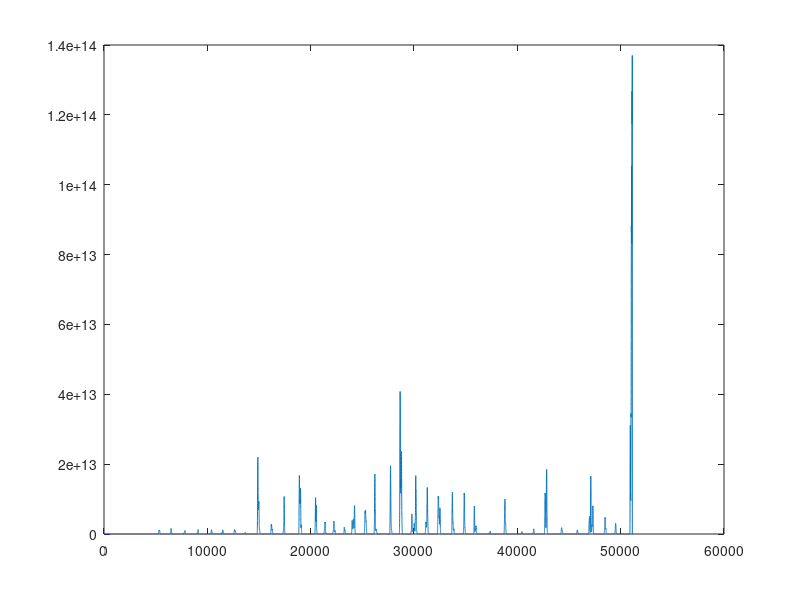

Write the MATLAB code that produced this figure. (Note: this script raises an error after producing the figure.)
clear all;
close all;
clc;

% Importing data 
IMU0x2Dalpha = importdata('IMU0x2Dalpha.mat'); 
IMU0x2Domega = importdata('IMU0x2Domega.mat');

%第一列是时刻数据
time = IMU0x2Domega(:,1)';

intervals = zeros(1, length(time));
%第一个元素为什么特殊处理
intervals(1) = ((time(2) - time(1))/2) + time(1)/2;
intervals(2:length(intervals)) = time(2:length(time))-time(1:length(time)-1);

total_sample = length(IMU0x2Domega(:,1));

%MTI只能输出正的？转换成short型就有负的了
offset_acc_x = 33123;
offset_acc_y = 33276;
offset_acc_z = 32360;
offset_gyro_x = 32768;
offset_gyro_y = 32466;
offset_gyro_z = 32485;
%l3g4200的零偏
%offset_acc_x = 33123;
%offset_acc_y = 33276;
%offset_acc_z = 32360;
%offset_gyro_x = 32768;
%offset_gyro_y = 32466;
%offset_gyro_z = 32485;

%去除零偏的值，公式6括号中的值，这里是减
a_xp = IMU0x2Dalpha(:,2)' - offset_acc_x*ones(1,total_sample);
a_yp = IMU0x2Dalpha(:,3)' - offset_acc_y*ones(1,total_sample);
a_zp = IMU0x2Dalpha(:,4)' - offset_acc_z*ones(1,total_sample);
omega_x = IMU0x2Domega(:,2)' - offset_gyro_x*ones(1,total_sample);
omega_y = IMU0x2Domega(:,3)' - offset_gyro_y*ones(1,total_sample);
omega_z = IMU0x2Domega(:,4)' - offset_gyro_z*ones(1,total_sample);
%l3g4200用
%a_xp = IMU0x2Dalpha(:,2)' + offset_acc_x*ones(1,total_sample);
%a_yp = IMU0x2Dalpha(:,3)' + offset_acc_y*ones(1,total_sample);
%a_zp = IMU0x2Dalpha(:,4)' + offset_acc_z*ones(1,total_sample);
%omega_x = IMU0x2Domega(:,2)' + offset_gyro_x*ones(1,total_sample);
%omega_y = IMU0x2Domega(:,3)' + offset_gyro_y*ones(1,total_sample);
%omega_z = IMU0x2Domega(:,4)' + offset_gyro_z*ones(1,total_sample);


%% Static State Statistical Filter
%求方差，注意var求方差的分母是样本总数-1即N-1
%3000怎么来的
%ζinit
var_3D = (var(a_xp(1:3000))^2 + var(a_yp(1:3000))^2 + var(a_zp(1:3000))^2);

%101怎么来的，1s 100个数据？
w_d = 101;               % Window's dimension

normal_x = zeros(1, total_sample);
normal_y = zeros(1, total_sample);
normal_z = zeros(1, total_sample);

%取整
half_w_d = floor(w_d/2);

% inizialize integral
integral_x = sum(a_xp(1:w_d)*0.01);
integral_y = sum(a_yp(1:w_d)*0.01);
integral_z = sum(a_zp(1:w_d)*0.01);

for i = (half_w_d + 1):total_sample - (half_w_d + 1)
%前50为0，以101的窗口求方差    
   normal_x(i) = var(a_xp(i - half_w_d:i + half_w_d));
   normal_y(i) = var(a_yp(i - half_w_d:i + half_w_d));
   normal_z(i) = var(a_zp(i - half_w_d:i + half_w_d));
   
end

%ζtw
s_square = (normal_x.^2 + normal_y.^2 + normal_z.^2);

plot(s_square);

s_filter = zeros(1, total_sample);

%% Cycle used to individuate the optimal threshold
%?
max_times_the_var = 10;

res_norm_vector = zeros(9 + 1 + 1,max_times_the_var);

for times_the_var = 1:max_times_the_var
    %不是应该half_w_d+1？
    for i = half_w_d:total_sample - (half_w_d + 1)
        
        if s_square(i) < times_the_var*var_3D
            %static interval
            s_filter(i) = 1;
            
        end
        
    end
    

    filter = s_filter;
    l = 1;
    QS_time_interval_info_matrix = zeros(1, 1 + 1 + 1);
    samples = 0;
    start = 0;

    flag = 0;
    
    if filter(1) == 0
    
        flag = 0;
    
    else
        
        flag = 1;
        start = 1;
        
    end
    
    % cycle to determine the QS_time_interval_info_matrix
    for i = 1:length(filter)
        
        if flag == 0 && filter(i) == 0
            
 
            
        elseif flag == 1 && filter(i) == 1
            
            samples = samples + 1;
            
        elseif flag == 1 && filter(i) == 0
            
            QS_time_interval_info_matrix(l, 1:3) = [start, i - 1, samples];
            l = l + 1;
            flag = 0;
            
        elseif flag == 0 && filter(i) == 1
            
            start = i;
            samples = 1;
            flag = 1;
            
        end
        
    end
    
    % data selection - accelerometer
    qsTime = 1;
    sample_period = 0.01;
    num_samples = qsTime/sample_period;
    
    signal = [a_xp;a_yp; a_zp];
    
    selected_data = zeros(3, 1);
    l = 1;
    
    
    for j = 1:length(QS_time_interval_info_matrix(:,1))
        
        if QS_time_interval_info_matrix(j,3) < num_samples
            
            
            
        else
            
            selection_step = floor(QS_time_interval_info_matrix(j,3)/num_samples);
            
            for i = 1:(num_samples - 1)
                
                selected_data(1:3, l) = signal(1:3, QS_time_interval_info_matrix(j, 1) + (i - 1)*selection_step);
                l = l + 1;
                
            end
            
            selected_data(1:3, l) = signal(1:3, QS_time_interval_info_matrix(j, 2));
            l = l + 1;
            
        end
        
    end
    
    % minimization
    selectedAccData = selected_data;
    
    theta_pr = [0, 0, 0, 0, 0, 0, 0, 0, 0];
    
    ObjectiveFunction = @(theta_pr) accCostFunctLSQNONLIN(theta_pr, selectedAccData);
    options = optimset('MaxFunEvals', 150000, 'MaxIter', 6000, 'TolFun', 10^(-10));
    
    [theta_pr rsnorm] = lsqnonlin(ObjectiveFunction, theta_pr, [], [], options);
    
    res_norm_vector(:,times_the_var) = [theta_pr';rsnorm;times_the_var*var_3D];
    
    
end

vec = res_norm_vector(10,:);  

z=find(vec==min(min(vec)));

threshold_opt = res_norm_vector(11,z);

theta_pr_opt = res_norm_vector(1:9,z)';

estimated_misalignmentMatrix = [1, -theta_pr_opt(1), theta_pr_opt(2); 0, 1, -theta_pr_opt(3); 0, 0, 1];
estimated_scalingMatrix = diag([theta_pr_opt(4), theta_pr_opt(5), theta_pr_opt(6)]);
estimated_biasVector = [theta_pr_opt(7); theta_pr_opt(8); theta_pr_opt(9)];

s_filter = zeros(1, total_sample);

for i = half_w_d:total_sample - (half_w_d + 1)
    
    if s_square(i) < threshold_opt
        
        s_filter(i) = 1;
        
    end
    
end

figure
plot(a_xp)
hold on
plot(a_yp, 'red')
plot(a_zp, 'green')
plot(5000*s_filter, 'black')


%-------------------------------------------------------------------------%
%%%%%%%%%%%%%%%%%%%%%%%%%%%%%%%%%%%%%%%%%%%%%%%%%%%%%%%%%%%%%%%%%%%%%%%%%%%
%%%                     GYROSCOPE BIAS REMUVAL                          %%%
%%%%%%%%%%%%%%%%%%%%%%%%%%%%%%%%%%%%%%%%%%%%%%%%%%%%%%%%%%%%%%%%%%%%%%%%%%%

% QS filter for the first static region individuation
init_long_qs_interval_start = 0;
init_long_qs_interval_end = 0;
flag_is_first_long_static_interval = 1;

for i=1:total_sample
    
    if s_filter(i) == 0 && flag_is_first_long_static_interval == 1
        0;
    elseif s_filter(i) == 1 && flag_is_first_long_static_interval == 1
        init_long_qs_interval_start = i;
        flag_is_first_long_static_interval = 2;
    elseif s_filter(i) == 1 && flag_is_first_long_static_interval == 2
    elseif s_filter(i) == 0 && flag_is_first_long_static_interval == 2
        init_long_qs_interval_end = i;
        break
    end
end

figure
plot(omega_x);
hold on
plot(omega_y, 'red');
plot(omega_z, 'green');

estimate_bias_x = mean(omega_x(init_long_qs_interval_start:init_long_qs_interval_end));
estimate_bias_y = mean(omega_y(init_long_qs_interval_start:init_long_qs_interval_end));
estimate_bias_z = mean(omega_z(init_long_qs_interval_start:init_long_qs_interval_end));

omega_x = omega_x - estimate_bias_x;
omega_y = omega_y - estimate_bias_y;
omega_z = omega_z - estimate_bias_z;

figure
plot(omega_x);
hold on
plot(omega_y, 'red');
plot(omega_z, 'green');

%-------------------------------------------------------------------------%
%%%%%%%%%%%%%%%%%%%%%%%%%%%%%%%%%%%%%%%%%%%%%%%%%%%%%%%%%%%%%%%%%%%%%%%%%%%
%%%                     GYROSCOPE MINIMIZATION                          %%%
%%%%%%%%%%%%%%%%%%%%%%%%%%%%%%%%%%%%%%%%%%%%%%%%%%%%%%%%%%%%%%%%%%%%%%%%%%%

estimated_acc_misalignmentMatrix = estimated_misalignmentMatrix;
estimated_acc_scalingMatrix = estimated_scalingMatrix;
estimated_acc_biasVector = estimated_biasVector;
% Calibrating acceleromter data
calib_acc = estimated_acc_misalignmentMatrix*estimated_acc_scalingMatrix*[a_xp;a_yp;a_zp] - (diag(estimated_acc_biasVector)*ones(3, length(a_xp)));
a_xp_calib = calib_acc(1,:);
a_yp_calib = calib_acc(2,:);
a_zp_calib = calib_acc(3,:);

filter = s_filter;
l = 1;
QS_time_interval_info_matrix = zeros(1 + 1 + 1 + 3, 1); 

samples = 0;
start = 0;
% Inizializzazione flag
flag = 0;
if filter(1) == 0
    flag = 0;
else
    flag = 1;
    start = 1;
end
% cycle
for i = 1:length(filter)
    if flag == 0 && filter(i) == 0
        0;                                   % do nothing
    elseif flag == 1 && filter(i) == 1
        samples = samples + 1;
    elseif flag == 1 && filter(i) == 0
        QS_time_interval_info_matrix(1:3, l) = [start; i - 1; samples];
        l = l + 1;
        flag = 0;
    elseif flag == 0 && filter(i) == 1
        start = i;
        samples = 1;
        flag = 1;
    end
end


num_samples = qsTime/sample_period;

signal = [a_xp_calib;a_yp_calib; a_zp_calib];

selected_data = zeros(3, 1);                %% 1xN vector, where N is the number of selected data
l = 1;

for g = 1:length(QS_time_interval_info_matrix(1,:))
    
    selected_acc_data = zeros(3,1);
    selection_step = floor(QS_time_interval_info_matrix(3,g)/num_samples);
    
    for i = 1:(num_samples - 1)
        
        selected_acc_data(1:3, i) = signal(1:3, QS_time_interval_info_matrix(1, g) + (i - 1)*selection_step);
        
    end
    
    selected_data(1:3, num_samples) = signal(1:3, QS_time_interval_info_matrix(2, g));
    QS_time_interval_info_matrix(4:6, l) = mean(selected_acc_data, 2);
    l = l + 1;
    
end

QS_time_interval_calib_info_matrix = QS_time_interval_info_matrix;

% Minimizing LSQNONLIN
theta_pr_gyro = [1/6258,0,0,0,1/6258,0,0,0,1/6258];
option = optimset('TolX', 10^-7, 'TolFun' , 10^-6, 'MaxFunEvals', 400);
theta_pr_gyro = lsqnonlin(@(theta_pr_gyro) gyroCostFunctLSQNONLIN(theta_pr_gyro, QS_time_interval_calib_info_matrix, omega_x, omega_y, omega_z), theta_pr_gyro, [], [], option);

misal_matrix = [1, theta_pr_gyro(2), theta_pr_gyro(3); theta_pr_gyro(4), 1, theta_pr_gyro(6); theta_pr_gyro(7), theta_pr_gyro(8), 1];
scale_matrix = [theta_pr_gyro(1), 0, 0; 0, theta_pr_gyro(5), 0; 0, 0, theta_pr_gyro(9)];

DS_a_scale = diag([415, 413, 415]);
DS_a_misal = [1.00, 0.00, -0.01; 0.01, 1.00, 0.01; 0.02, 0.01, 1.00];
DS_g_scale = diag([4778, 4758, 4766]);
DS_g_misal = [1.00, -0.01, -0.02; 0.00, 1.00, 0.04; -0.01, 0.01, 1.00];

disp(['Accelerometer''','s Scaling Matrix taken from datasheet:']);
disp(DS_a_scale);
disp(['Accelerometer''','s Misalignment Matrix taken from datasheet:']);
format bank
disp(DS_a_misal);
disp(['Gyroscope''','s Scaling Matrix taken from datasheet:']);
format short
disp(DS_g_scale);
disp(['Gyroscope''','s Misalignment Matrix taken from datasheet:']);
format bank
disp(DS_g_misal);
disp('-----------------------------------------------------------------')

format short
[comp_a_scale, comp_a_misal, comp_g_scale, comp_g_misal] = ...
    obtainComparableMatrix(estimated_scalingMatrix, estimated_misalignmentMatrix, scale_matrix, misal_matrix);

disp(['Accelerometer''','s Estimated Scaling Matrix:']);
disp(comp_a_scale);
disp(['Accelerometer''','s Estimated Misalignment Matrix:']);
disp(comp_a_misal);
disp(['Gyroscope''','s Estimated Scaling Matrix:']);
disp(comp_g_scale);
disp(['Gyroscope''','s Estimated Misalignment Matrix:']);
disp(comp_g_misal);
